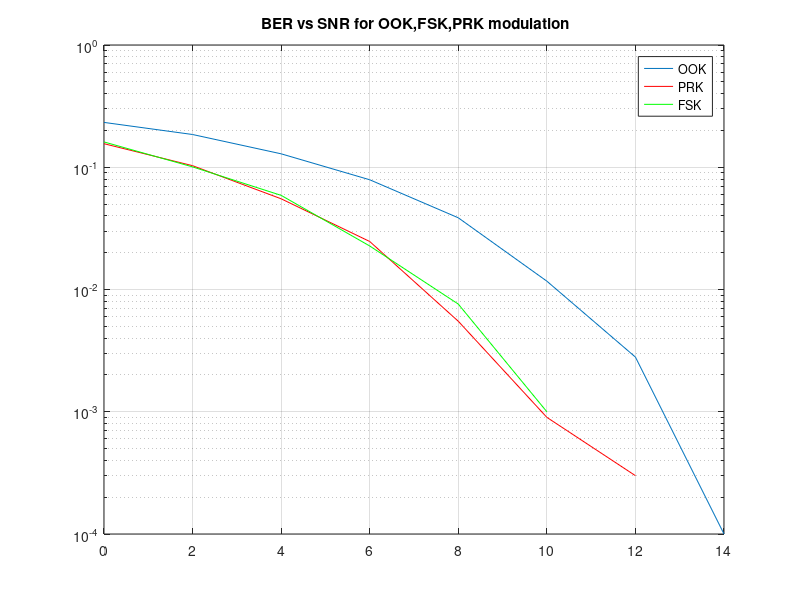
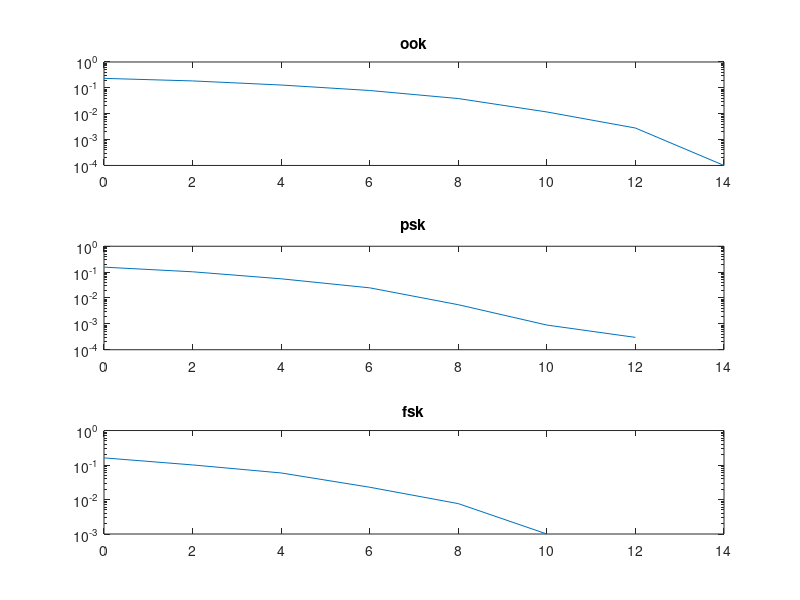

Recreate these plots in MATLAB, in order.
Bits=10000; %number of bits
SNR = 0:2:15; %snr in db

%-------- CONSTRUCTING dATA --------------
data = randint(1,Bits);%data array (OOK)
dataprk =(2.*data)-1; %data array (PRK)
%data array (FSK: for 0 send 1 ,for 1 send i)
datafsk = zeros(1,Bits);
for y = 1:Bits
    if data(y) == 0
        datafsk(y) = 1;
    else 
        datafsk(y) = j;
    end
end


%------- ADDING NOISE & DETECTION----------
for x = 1:length(SNR)
    %error counters
    error1 = 0;
    error2 = 0;
    error3 = 0;
    
    %data+noise
    data_channel_ook = awgn(data,SNR(x),'measured'); 
    data_channel_prk = awgn(dataprk,SNR(x),'measured');
    data_channel_fsk = awgn(datafsk,SNR(x),'measured');
    
    %detection
    for y = 1:Bits
        
        %detecting ook
        if data_channel_ook(y) < 0.5
            data_detect_ook(y) = 0;
        else
            data_detect_ook(y) = 1;
        end
    
        if data_detect_ook(y) ~= data(y);
           error1 = error1 + 1;
        end
        
        %detecting prk
        if data_channel_prk(y) < 0
            data_detect_prk(y) = 0;
        else
            data_detect_prk(y) = 1;
        end

        if data_detect_prk(y)~= data(y);
           error2 = error2 + 1;
        end
        
        %detecting fsk
        if (real(data_channel_fsk(y)) > imag(data_channel_fsk(y)))
            data_detect_fsk(y) = 0;
        else 
            data_detect_fsk(y) = 1;
        end
    
        if data_detect_fsk(y)~= data(y);
           error3 = error3 + 1;
        end
    end
    
    %calculating BER
    BE_Rate1 = error1/Bits;
    BER1(x) = BE_Rate1;

    BE_Rate2 = error2/Bits;
    BER2(x) = BE_Rate2;
    
    BE_Rate3 = error3/Bits;
    BER3(x) = BE_Rate3;   
end

%------- PLOTING -----------------------------
figure
semilogy(SNR,BER1);
grid on;
hold on;
semilogy(SNR,BER2,'r');
hold on;
semilogy(SNR,BER3,'g');
title(' BER vs SNR for OOK,FSK,PRK modulation');
legend('OOK','PRK','FSK');

figure
subplot(3,1,1)
semilogy(SNR,BER1);
title('ook');
subplot(3,1,2)
semilogy(SNR,BER2);
title('psk');
subplot(3,1,3)
semilogy(SNR,BER3);
title('fsk');
